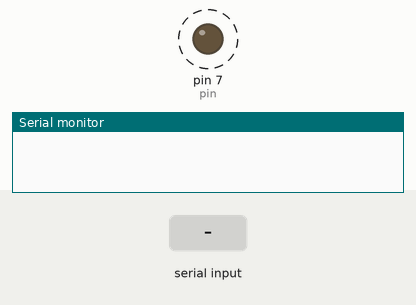
This sketch was run on a simulated Arduino Uno, built with avr-gcc and run on an emulated ATmega328P. Parts: output pins drawn as LEDs (lit = HIGH), the last lines printed to the serial monitor. Dashed ring = blinking. Inputs (shaded band) come from the test bench.

Above: at 4.8 s.
4.9 s: "1" received over the second serial link
At 6.8 s:
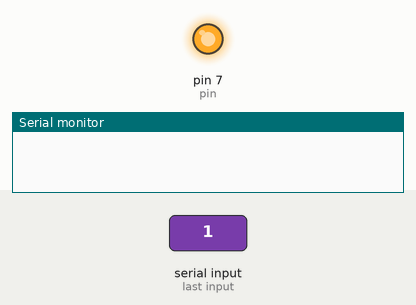
At 8.3 s:
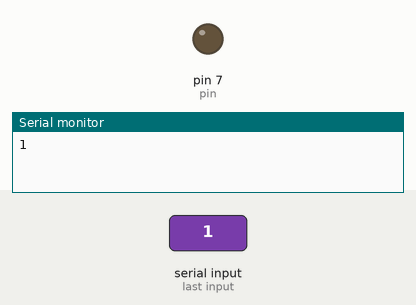
Timing chart, 0 to 16.7 s (numbered marks = the images above; inputs shaded):
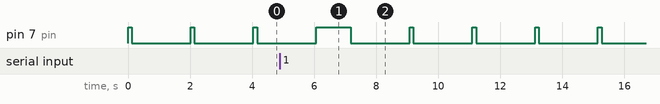

Measured:
- by itself, pin 7 (pin): repeats every 2.0 s: LOW 1.9 s, HIGH 0.12 s

The sketch:

Arduino-FileTransfer-simple2.ino
```cpp
#include <SoftwareSerial.h>

SoftwareSerial espSerial(2, 3);

const String message = "hola";
const byte pin = 7;
void setup()
{
  Serial.begin(9600);
  espSerial.begin(9600);
  pinMode(pin, OUTPUT);
  digitalWrite(pin, LOW);
  while (!Serial) {;}
  while (!espSerial) {;}
}

void loop()
{
  digitalWrite(pin, HIGH);
  espSerial.write("Hello from Arduino!\n");
  if (espSerial.available())
  {
    Serial.println(espSerial.readString());
  }
  delay(100);
  digitalWrite(pin, LOW);
  delay(1900);
}
```
